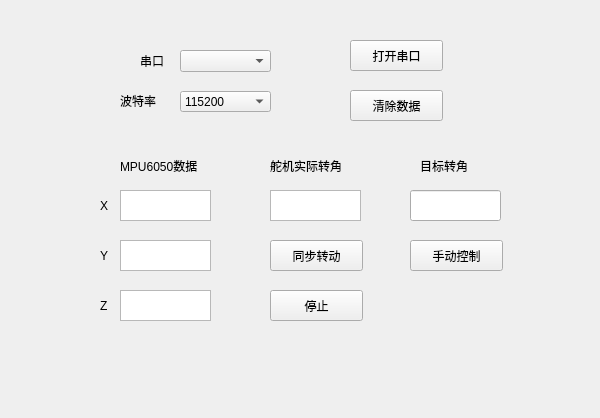
<?xml version="1.0" encoding="UTF-8"?>
<ui version="4.0">
 <class>Form</class>
 <widget class="QWidget" name="Form">
  <property name="geometry">
   <rect>
    <x>0</x>
    <y>0</y>
    <width>600</width>
    <height>418</height>
   </rect>
  </property>
  <property name="windowTitle">
   <string>舵机同步</string>
  </property>
  <property name="windowIcon">
   <iconset>
    <normaloff>hust.ico</normaloff>hust.ico</iconset>
  </property>
  <widget class="QPushButton" name="pushButton_2">
   <property name="geometry">
    <rect>
     <x>410</x>
     <y>240</y>
     <width>93</width>
     <height>31</height>
    </rect>
   </property>
   <property name="text">
    <string>手动控制</string>
   </property>
  </widget>
  <widget class="QLabel" name="label">
   <property name="geometry">
    <rect>
     <x>420</x>
     <y>150</y>
     <width>72</width>
     <height>31</height>
    </rect>
   </property>
   <property name="text">
    <string>目标转角</string>
   </property>
  </widget>
  <widget class="QLabel" name="label_2">
   <property name="geometry">
    <rect>
     <x>120</x>
     <y>150</y>
     <width>91</width>
     <height>31</height>
    </rect>
   </property>
   <property name="text">
    <string>MPU6050数据</string>
   </property>
  </widget>
  <widget class="QLineEdit" name="lineEdit">
   <property name="geometry">
    <rect>
     <x>410</x>
     <y>190</y>
     <width>91</width>
     <height>31</height>
    </rect>
   </property>
  </widget>
  <widget class="QComboBox" name="comboBox">
   <property name="geometry">
    <rect>
     <x>180</x>
     <y>50</y>
     <width>91</width>
     <height>22</height>
    </rect>
   </property>
  </widget>
  <widget class="QComboBox" name="comboBox_2">
   <property name="geometry">
    <rect>
     <x>180</x>
     <y>91</y>
     <width>91</width>
     <height>21</height>
    </rect>
   </property>
   <item>
    <property name="text">
     <string>115200</string>
    </property>
   </item>
   <item>
    <property name="text">
     <string>9600</string>
    </property>
   </item>
  </widget>
  <widget class="QPushButton" name="pushButton_3">
   <property name="geometry">
    <rect>
     <x>350</x>
     <y>40</y>
     <width>93</width>
     <height>31</height>
    </rect>
   </property>
   <property name="text">
    <string>打开串口</string>
   </property>
  </widget>
  <widget class="QTextBrowser" name="textBrowser">
   <property name="geometry">
    <rect>
     <x>120</x>
     <y>190</y>
     <width>91</width>
     <height>31</height>
    </rect>
   </property>
  </widget>
  <widget class="QLabel" name="label_3">
   <property name="geometry">
    <rect>
     <x>140</x>
     <y>50</y>
     <width>72</width>
     <height>21</height>
    </rect>
   </property>
   <property name="text">
    <string>串口</string>
   </property>
  </widget>
  <widget class="QLabel" name="label_4">
   <property name="geometry">
    <rect>
     <x>120</x>
     <y>90</y>
     <width>72</width>
     <height>21</height>
    </rect>
   </property>
   <property name="text">
    <string>波特率</string>
   </property>
  </widget>
  <widget class="QTextBrowser" name="textBrowser_2">
   <property name="geometry">
    <rect>
     <x>270</x>
     <y>190</y>
     <width>91</width>
     <height>31</height>
    </rect>
   </property>
  </widget>
  <widget class="QLabel" name="label_5">
   <property name="geometry">
    <rect>
     <x>270</x>
     <y>150</y>
     <width>91</width>
     <height>31</height>
    </rect>
   </property>
   <property name="text">
    <string>舵机实际转角</string>
   </property>
  </widget>
  <widget class="QPushButton" name="pushButton_5">
   <property name="geometry">
    <rect>
     <x>270</x>
     <y>240</y>
     <width>93</width>
     <height>31</height>
    </rect>
   </property>
   <property name="text">
    <string>同步转动</string>
   </property>
  </widget>
  <widget class="QPushButton" name="pushButton">
   <property name="geometry">
    <rect>
     <x>350</x>
     <y>90</y>
     <width>93</width>
     <height>31</height>
    </rect>
   </property>
   <property name="text">
    <string>清除数据</string>
   </property>
  </widget>
  <widget class="QPushButton" name="pushButton_6">
   <property name="geometry">
    <rect>
     <x>270</x>
     <y>290</y>
     <width>93</width>
     <height>31</height>
    </rect>
   </property>
   <property name="text">
    <string>停止</string>
   </property>
  </widget>
  <widget class="QTextBrowser" name="textBrowser_3">
   <property name="geometry">
    <rect>
     <x>120</x>
     <y>240</y>
     <width>91</width>
     <height>31</height>
    </rect>
   </property>
  </widget>
  <widget class="QTextBrowser" name="textBrowser_4">
   <property name="geometry">
    <rect>
     <x>120</x>
     <y>290</y>
     <width>91</width>
     <height>31</height>
    </rect>
   </property>
  </widget>
  <widget class="QLabel" name="label_6">
   <property name="geometry">
    <rect>
     <x>100</x>
     <y>190</y>
     <width>16</width>
     <height>31</height>
    </rect>
   </property>
   <property name="text">
    <string>X</string>
   </property>
  </widget>
  <widget class="QLabel" name="label_7">
   <property name="geometry">
    <rect>
     <x>100</x>
     <y>240</y>
     <width>16</width>
     <height>31</height>
    </rect>
   </property>
   <property name="text">
    <string>Y</string>
   </property>
  </widget>
  <widget class="QLabel" name="label_8">
   <property name="geometry">
    <rect>
     <x>100</x>
     <y>290</y>
     <width>16</width>
     <height>31</height>
    </rect>
   </property>
   <property name="text">
    <string>Z</string>
   </property>
  </widget>
 </widget>
 <resources/>
 <connections/>
</ui>
